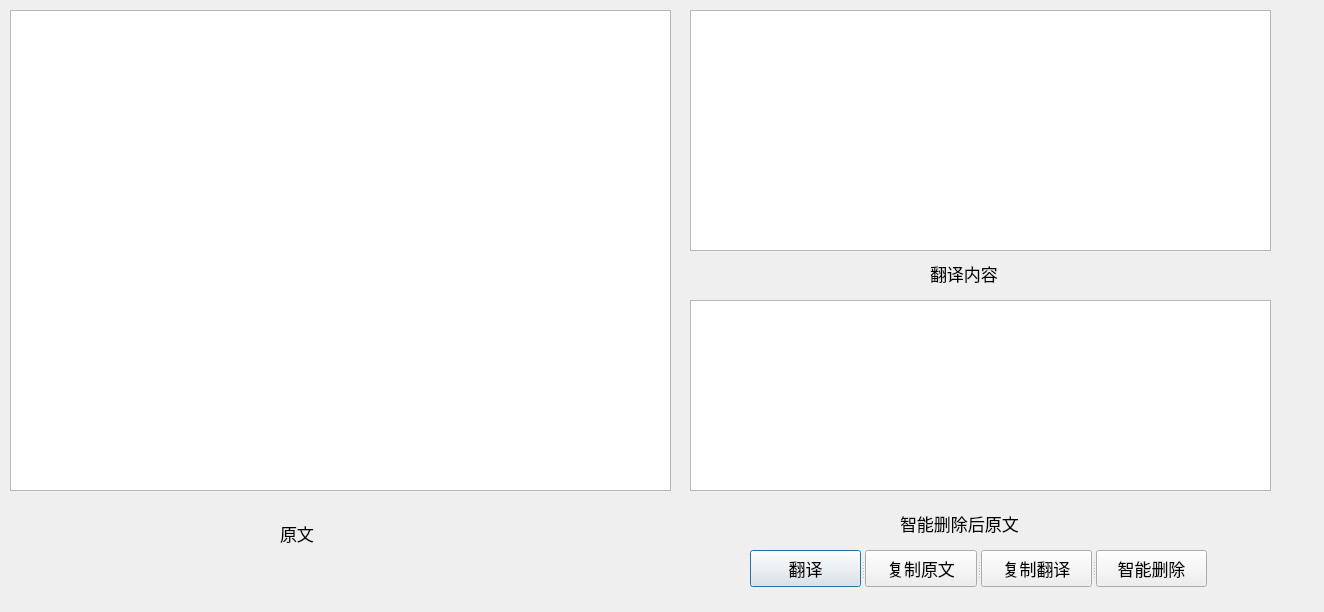
<?xml version="1.0" encoding="UTF-8"?>
<ui version="4.0">
 <class>Dialog</class>
 <widget class="QDialog" name="Dialog">
  <property name="geometry">
   <rect>
    <x>0</x>
    <y>0</y>
    <width>1324</width>
    <height>612</height>
   </rect>
  </property>
  <property name="windowTitle">
   <string>Dialog</string>
  </property>
  <widget class="QTextEdit" name="oriText">
   <property name="geometry">
    <rect>
     <x>10</x>
     <y>10</y>
     <width>661</width>
     <height>481</height>
    </rect>
   </property>
   <property name="font">
    <font>
     <pointsize>13</pointsize>
    </font>
   </property>
  </widget>
  <widget class="QTextEdit" name="translatedText">
   <property name="geometry">
    <rect>
     <x>690</x>
     <y>10</y>
     <width>581</width>
     <height>241</height>
    </rect>
   </property>
   <property name="font">
    <font>
     <pointsize>13</pointsize>
    </font>
   </property>
  </widget>
  <widget class="QTextEdit" name="deletedOri">
   <property name="geometry">
    <rect>
     <x>690</x>
     <y>300</y>
     <width>581</width>
     <height>191</height>
    </rect>
   </property>
   <property name="font">
    <font>
     <pointsize>13</pointsize>
    </font>
   </property>
  </widget>
  <widget class="QLabel" name="label">
   <property name="geometry">
    <rect>
     <x>280</x>
     <y>520</y>
     <width>52</width>
     <height>26</height>
    </rect>
   </property>
   <property name="font">
    <font>
     <pointsize>13</pointsize>
    </font>
   </property>
   <property name="text">
    <string>原文</string>
   </property>
  </widget>
  <widget class="QLabel" name="label_2">
   <property name="geometry">
    <rect>
     <x>900</x>
     <y>510</y>
     <width>182</width>
     <height>26</height>
    </rect>
   </property>
   <property name="font">
    <font>
     <pointsize>13</pointsize>
    </font>
   </property>
   <property name="text">
    <string>智能删除后原文</string>
   </property>
  </widget>
  <widget class="QLabel" name="label_3">
   <property name="geometry">
    <rect>
     <x>930</x>
     <y>260</y>
     <width>104</width>
     <height>26</height>
    </rect>
   </property>
   <property name="font">
    <font>
     <pointsize>13</pointsize>
    </font>
   </property>
   <property name="text">
    <string>翻译内容</string>
   </property>
  </widget>
  <widget class="QSplitter" name="splitter">
   <property name="geometry">
    <rect>
     <x>750</x>
     <y>550</y>
     <width>457</width>
     <height>37</height>
    </rect>
   </property>
   <property name="font">
    <font>
     <pointsize>13</pointsize>
    </font>
   </property>
   <property name="orientation">
    <enum>Qt::Horizontal</enum>
   </property>
   <widget class="QPushButton" name="translateButton">
    <property name="font">
     <font>
      <pointsize>13</pointsize>
     </font>
    </property>
    <property name="text">
     <string>翻译</string>
    </property>
   </widget>
   <widget class="QPushButton" name="copyOri">
    <property name="font">
     <font>
      <pointsize>13</pointsize>
     </font>
    </property>
    <property name="text">
     <string>复制原文</string>
    </property>
   </widget>
   <widget class="QPushButton" name="copyTranslated">
    <property name="font">
     <font>
      <pointsize>13</pointsize>
     </font>
    </property>
    <property name="text">
     <string>复制翻译</string>
    </property>
   </widget>
   <widget class="QPushButton" name="deleteButton">
    <property name="font">
     <font>
      <pointsize>13</pointsize>
     </font>
    </property>
    <property name="text">
     <string>智能删除</string>
    </property>
   </widget>
  </widget>
 </widget>
 <resources/>
 <connections/>
</ui>
